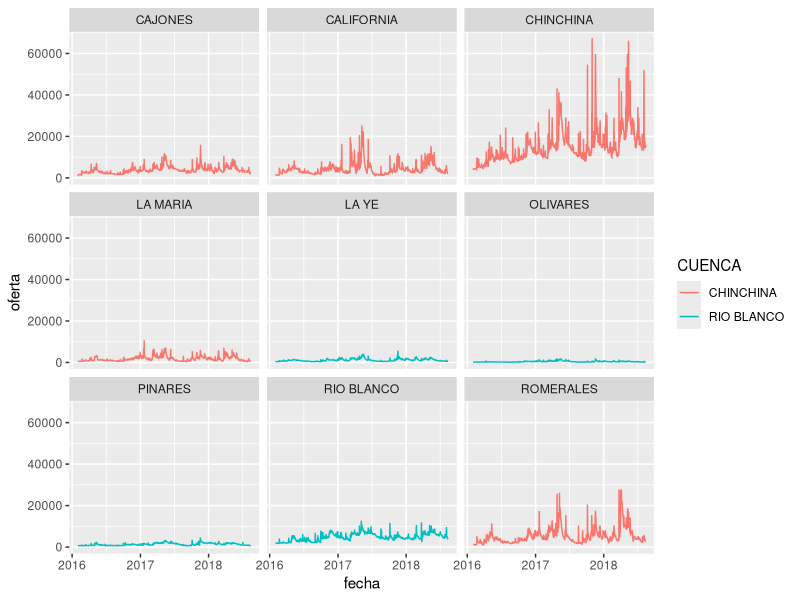
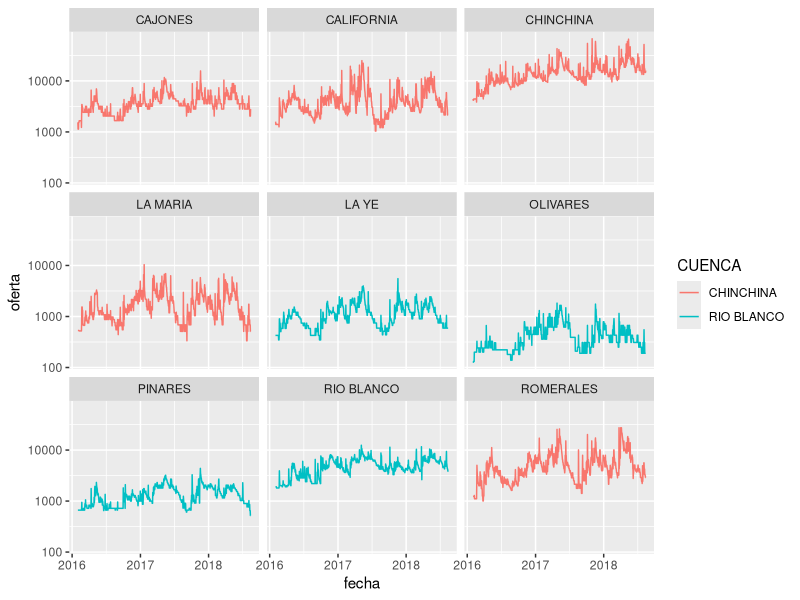
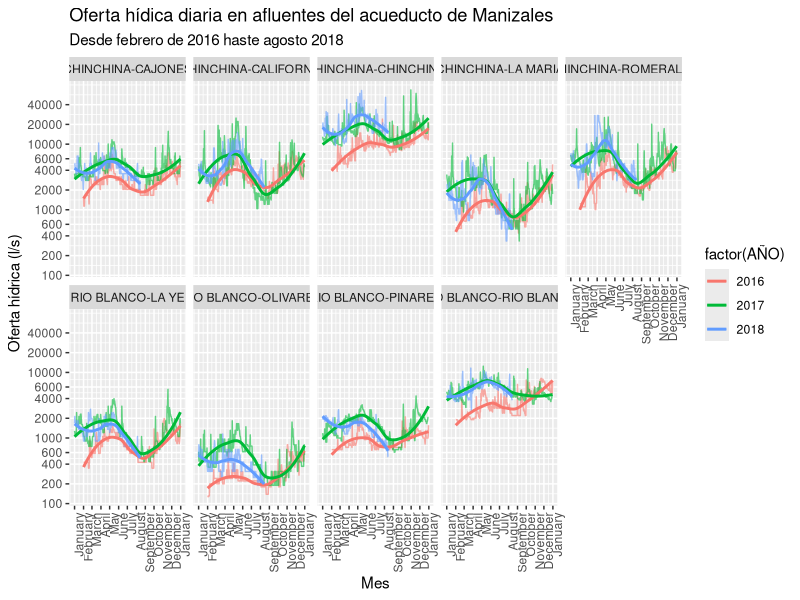

The R source for these figures, in order:
## ---- chunk 1
knitr::opts_chunk$set(echo = TRUE)
## ---- chunk 2
oferta_hidrica1 <- read.csv("OFERTA_H_DRICA_CUENCAS_MANIZALES_-_TABULADA.csv")
## ---- chunk 3
str(oferta_hidrica1)
## ---- chunk 4
summary(oferta_hidrica1)
## ---- chunk 5
library(tidyverse)
## ---- chunk 6
oferta_hidrica1largo <- oferta_hidrica1 %>%
  gather(key = Día, value = oferta, -c(ORDEN:FUENTE)) 
## ---- chunk 7
oferta_hidrica1largo <- oferta_hidrica1largo %>%
  mutate(Día = factor(Día))
## ---- chunk 8
str(oferta_hidrica1largo)
## ---- chunk 9
head(oferta_hidrica1largo)
## ---- chunk 10
tail(oferta_hidrica1largo)
## ---- chunk 11
summary(oferta_hidrica1largo)
## ---- chunk 12
oferta_hidrica1largo <- oferta_hidrica1largo %>%
  mutate(Día2 = as.numeric(str_extract(Día, "[0-9]+")))
## ---- chunk 13
oferta_hidrica1largo <- oferta_hidrica1largo %>%
  mutate(fecha = as.Date(ISOdate(AÑO, MES, Día2)))
## ---- chunk 14
temporal1 <- oferta_hidrica1largo %>%
  filter(is.na(oferta))
## ---- chunk 15
head(temporal1, 20)
## ---- chunk 16
tail(temporal1, 20)
## ---- chunk 17
oferta_hidrica1largo <- oferta_hidrica1largo %>%
  filter(!is.na(oferta))
## ---- chunk 18
summary(oferta_hidrica1largo)
## ---- chunk 19
ggplot(oferta_hidrica1largo, aes(fecha, oferta, col = CUENCA)) +
  geom_line() +
  facet_wrap(~ FUENTE)
## ---- chunk 20
ggplot(oferta_hidrica1largo, aes(fecha, oferta, col = CUENCA)) +
  geom_line() +
  facet_wrap(~ FUENTE) +
  scale_y_log10() 
## ---- chunk 21
oferta_hidrica1largo %>%
  filter(AÑO == 2018 & FUENTE == "CHINCHINA", MES == 1)
## ---- chunk 22
oferta_hidrica1largo %>% 
  arrange(desc(oferta)) %>%
  head()
## ---- chunk 23
oferta_hidrica1largo %>%
  summarise(oferta_media = mean(oferta))
## ---- chunk 24
oferta_hidrica1largo %>%
  slice(1:20)
## ---- chunk 25
oferta_hidrica1largo %>%
  select(AÑO, CUENCA, FUENTE, oferta) %>%
  mutate(log10Oferta = log10(oferta)) %>%
  group_by(AÑO, CUENCA, FUENTE) %>%
  summarise(promOferta = mean(oferta),
            promlog10Oferta = mean(log10Oferta)) %>%
  mutate(promOfertalog = 10^promlog10Oferta)
## ---- chunk 26
oferta_hidrica1largo %>%
  arrange(AÑO, MES, FUENTE, Día2) %>%
  head(40)
## ---- chunk 27
oferta_hidrica1largo %>% 
  group_by(AÑO, FUENTE) %>%
  arrange(desc(oferta)) %>%
  slice(1) %>%
  data.frame()
## ---- chunk 28
oferta_resumen <- oferta_hidrica1largo %>% 
  group_by(CUENCA,  FUENTE, MES) %>%
  summarise(ofertam = mean(oferta),
            ofertads = sd(oferta),
            ofertamin = min(oferta),
            ofertamax = max(oferta))

data.frame(oferta_resumen)
## ---- chunk 29
# Crear una variable de fecha "dummy"
oferta_hidrica1largo <- oferta_hidrica1largo %>%
  mutate(fecha2 = as.Date(paste("2000-", format(fecha, "%m-%d"), sep = "")),
         cuenca_fuente = paste(CUENCA, FUENTE, sep = "-"))
## ---- chunk 30
ggplot(oferta_hidrica1largo, aes(fecha2, oferta, col = factor(AÑO))) +
  geom_line(alpha = 0.6) +
  facet_wrap(~ cuenca_fuente, nrow =  2) +
  geom_smooth(se = FALSE) + 
  scale_y_log10(breaks = c(100, 200, 400, 600, 
                           1000, 2000, 4000, 6000,
                           10000, 20000, 40000)) +
  scale_x_date(date_labels = "%B",
               date_breaks = "1 month") +
  theme(axis.text.x = element_text(angle = 90, hjust = 1)) +
  labs(title = "Oferta hídica diaria en afluentes del acueducto de Manizales",
       subtitle = "Desde febrero de 2016 haste agosto 2018",
       y = "Oferta hídrica (l/s)",
       x = "Mes")
